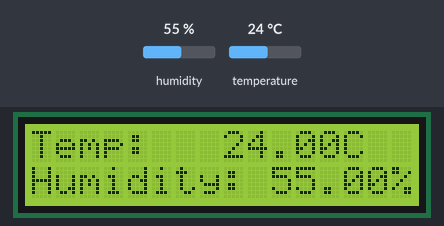
A sketch run on a simulated Arduino Uno, built with avr-gcc and run on an emulated ATmega328P. Shown: 16×2 character LCD. Inputs (shaded band) come from the test bench; at power-on: humidity 55 %, temperature 24 °C.

Above: at 1.3 s.
1.4 s: humidity set to 22 %
At 3.0 s:
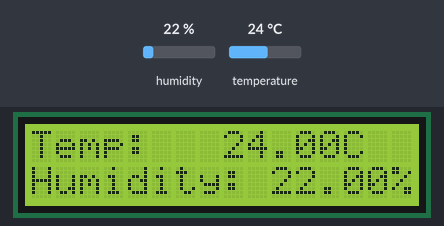
4.2 s: temperature set to 12 °C
At 4.8 s:
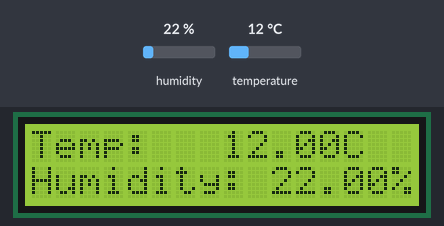
7.0 s: humidity set to 40 %
At 9.6 s:
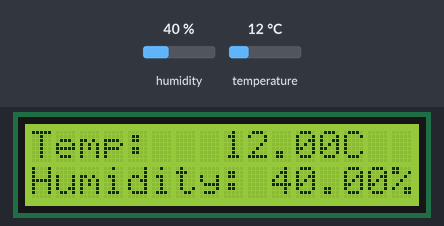
9.9 s: temperature set to 19 °C
At 11.5 s:
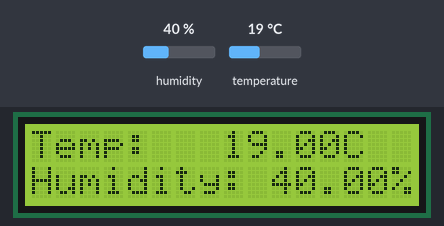
Timing chart, 0 to 13.0 s (numbered marks = the images above; inputs shaded):
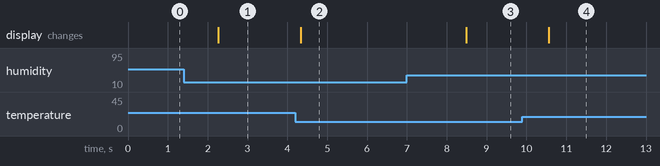

Measured:
- after the input at 1.4 s, the display: changes after 0.87 s (image 1)
- after the input at 4.2 s, the display: changes after 0.14 s (image 2)
- after the input at 7.0 s, the display: changes after 1.5 s (image 3)
- after the input at 9.9 s, the display: changes after 0.66 s (image 4)

The sketch:

skatch1.ino
```cpp
#include <DHT.h>
#include <Wire.h>
#include <LiquidCrystal_I2C.h>

// Define the DHT sensor pin and type
#define DHTPIN 2       // Pin connected to the DHT22 data pin
#define DHTTYPE DHT22  // Define the sensor type (DHT22)

// Initialize the DHT sensor
DHT dht(DHTPIN, DHTTYPE);

// Initialize the LCD with I2C address 0x27 (the address you found)
LiquidCrystal_I2C lcd(0x27, 16, 2);
byte deg[8] = {
  0b00111,
  0b00101,
  0b00111,
  0b00000,
  0b00000,
  0b00000,
  0b00000,
  0b00000

};

void setup() {

 lcd.init();
 lcd.init();
 lcd.backlight();
 lcd.print("Temp : ");
  lcd.setCursor(0, 0);
  lcd.print("Humidity: ");
  lcd.createChar(1, deg);
  lcd.setCursor(9, 0);
  lcd.write(1);
  lcd.print("c");
  lcd.setCursor(13, 1);
  lcd.print("%");
}

void loop() {
  // Reading temperature and humidity from the DHT sensor
  float h = dht.readHumidity();
  float t = dht.readTemperature();

  // Check if reading failed
  if (isnan(h) || isnan(t)) {
    Serial.println("Failed to read from DHT sensor!");
    lcd.clear();
    lcd.print("Sensor error!");
    return;
  }

  Serial.print("Temperature: ");
  Serial.print(t);
  Serial.print(" °C");
  Serial.print("\tHumidity: ");
  Serial.print(h);
  Serial.println(" %");

  lcd.clear();
  lcd.setCursor(0, 0);
  lcd.println("Temp: ");
  lcd.print(t);
  lcd.print("C");

  lcd.setCursor(0, 1);  // Second line of the LCD
  lcd.print("Humidity: ");
  lcd.print(h);
  lcd.print("%");

  // Wait a few seconds before the next reading
  delay(1000);  // Delay 2 seconds
}
```
